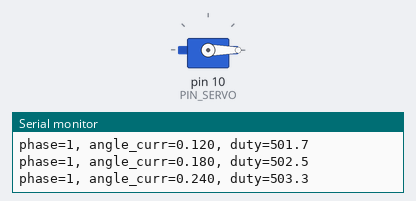
Simulated run of this sketch. Board: Arduino Uno, built with avr-gcc and run on an emulated ATmega328P. Shown: servo, the last lines printed to the serial monitor.

Above: at 0.1 s.
At 9.0 s:
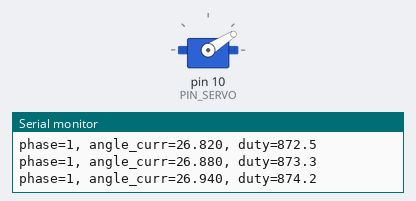
At 19.39 s:
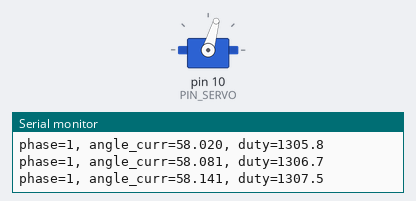
At 39.19 s:
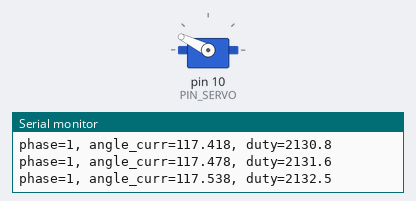
Timing chart, 0 to 40.0 s (numbered marks = the images above):
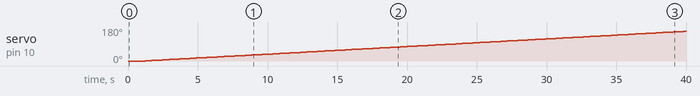

Measured:
- by itself, servo on pin 10 (PIN_SERVO): moves from 0° to 157° over 38.6 s

The sketch:

15_example.ino
```cpp
#include <Servo.h>

// ====== 핀/펄스 설정 ======
#define PIN_SERVO   10

// 서보 펄스 폭(μs) 범위: 장비에 맞게 보정
#define _DUTY_MIN   500     // 0°
#define _DUTY_NEU   1475    // 90°
#define _DUTY_MAX   3000    // 180° (필요 시 2500 등으로 조정)

// 업데이트 주기
#define INTERVAL_MS 20

// ====== 과제 단계 정의 ======
// 1단계: 60초 동안 180° 이동 (3°/s)
// 2단계: 300초 동안 90° 이동 (0.3°/s)
struct Phase {
  float start_deg;
  float span_deg;
  float duration_sec;
};
Phase phases[2] = {
  { 0.0, 180.0, 60.0 },   // Phase 1
  { 0.0,  90.0, 300.0 }   // Phase 2
};

Servo myservo;

// 상태 변수
unsigned long last_update_ms = 0;
int phase_idx = 0;
bool running = true;

float angle_curr = 0.0f;    // 현재 각도(도)
float angle_start = 0.0f;   // 단계 시작 각도
float angle_end   = 0.0f;   // 단계 목표 각도
float deg_per_interval = 0; // INTERVAL마다 이동할 각도(도)

// 각도 → 펄스 변환
inline float angleToDuty(float deg) {
  // 선형 보간: 0° => _DUTY_MIN, 180° => _DUTY_MAX
  deg = constrain(deg, 0.0f, 180.0f);
  return _DUTY_MIN + ( (_DUTY_MAX - _DUTY_MIN) * (deg / 180.0f) );
}

// 단계 초기화
void beginPhase(int idx) {
  Phase p = phases[idx];

  angle_start = p.start_deg;
  angle_end   = p.start_deg + p.span_deg;
  angle_end   = constrain(angle_end, 0.0f, 180.0f);

  // 등속 속도 계산: span / duration = deg/sec
  float deg_per_sec = p.span_deg / p.duration_sec;  // float 유지!
  deg_per_interval  = deg_per_sec * (INTERVAL_MS / 1000.0f);

  angle_curr = angle_start;
  myservo.writeMicroseconds( angleToDuty(angle_curr) );

  Serial.println();
  Serial.print("=== PHASE "); Serial.print(idx+1); Serial.println(" START ===");
  Serial.print("start_deg="); Serial.print(angle_start);
  Serial.print(", end_deg="); Serial.print(angle_end);
  Serial.print(", duration="); Serial.print(p.duration_sec); Serial.println("s");
  Serial.print("deg_per_interval="); Serial.println(deg_per_interval, 6);
}

void setup() {
  Serial.begin(57600);

  // (선택) attach에 안전 펄스 범위 지정
  myservo.attach(PIN_SERVO/*, _DUTY_MIN, _DUTY_MAX*/);

  // Phase 1부터 시작
  beginPhase(phase_idx);
  last_update_ms = millis();
}

void loop() {
  if (!running) return;

  unsigned long now = millis();
  if (now - last_update_ms < INTERVAL_MS) return;
  last_update_ms = now;

  // 현재 단계 진행
  float prev = angle_curr;
  if (angle_end >= angle_start) {            // 증가 이동
    angle_curr += deg_per_interval;
    if (angle_curr > angle_end) angle_curr = angle_end;
  } else {                                   // 감소 이동(이번 과제엔 없음)
    angle_curr -= deg_per_interval;
    if (angle_curr < angle_end) angle_curr = angle_end;
  }

  // 서보 출력
  myservo.writeMicroseconds( angleToDuty(angle_curr) );

  // 로깅 (필요 시 주석 처리)
  Serial.print("phase="); Serial.print(phase_idx+1);
  Serial.print(", angle_curr="); Serial.print(angle_curr, 3);
  Serial.print(", duty="); Serial.println( angleToDuty(angle_curr), 1 );

  // 목표 도달 판단
  bool reached = (prev == angle_curr); // 더 이상 변화 없음 = 끝
  if (reached) {
    // 다음 단계로
    phase_idx++;
    if (phase_idx >= 2) {
      Serial.println("=== ALL PHASES DONE (총 6분 실험 완료) ===");
      running = false;
      return;
    }
    beginPhase(phase_idx);
  }
}
```
